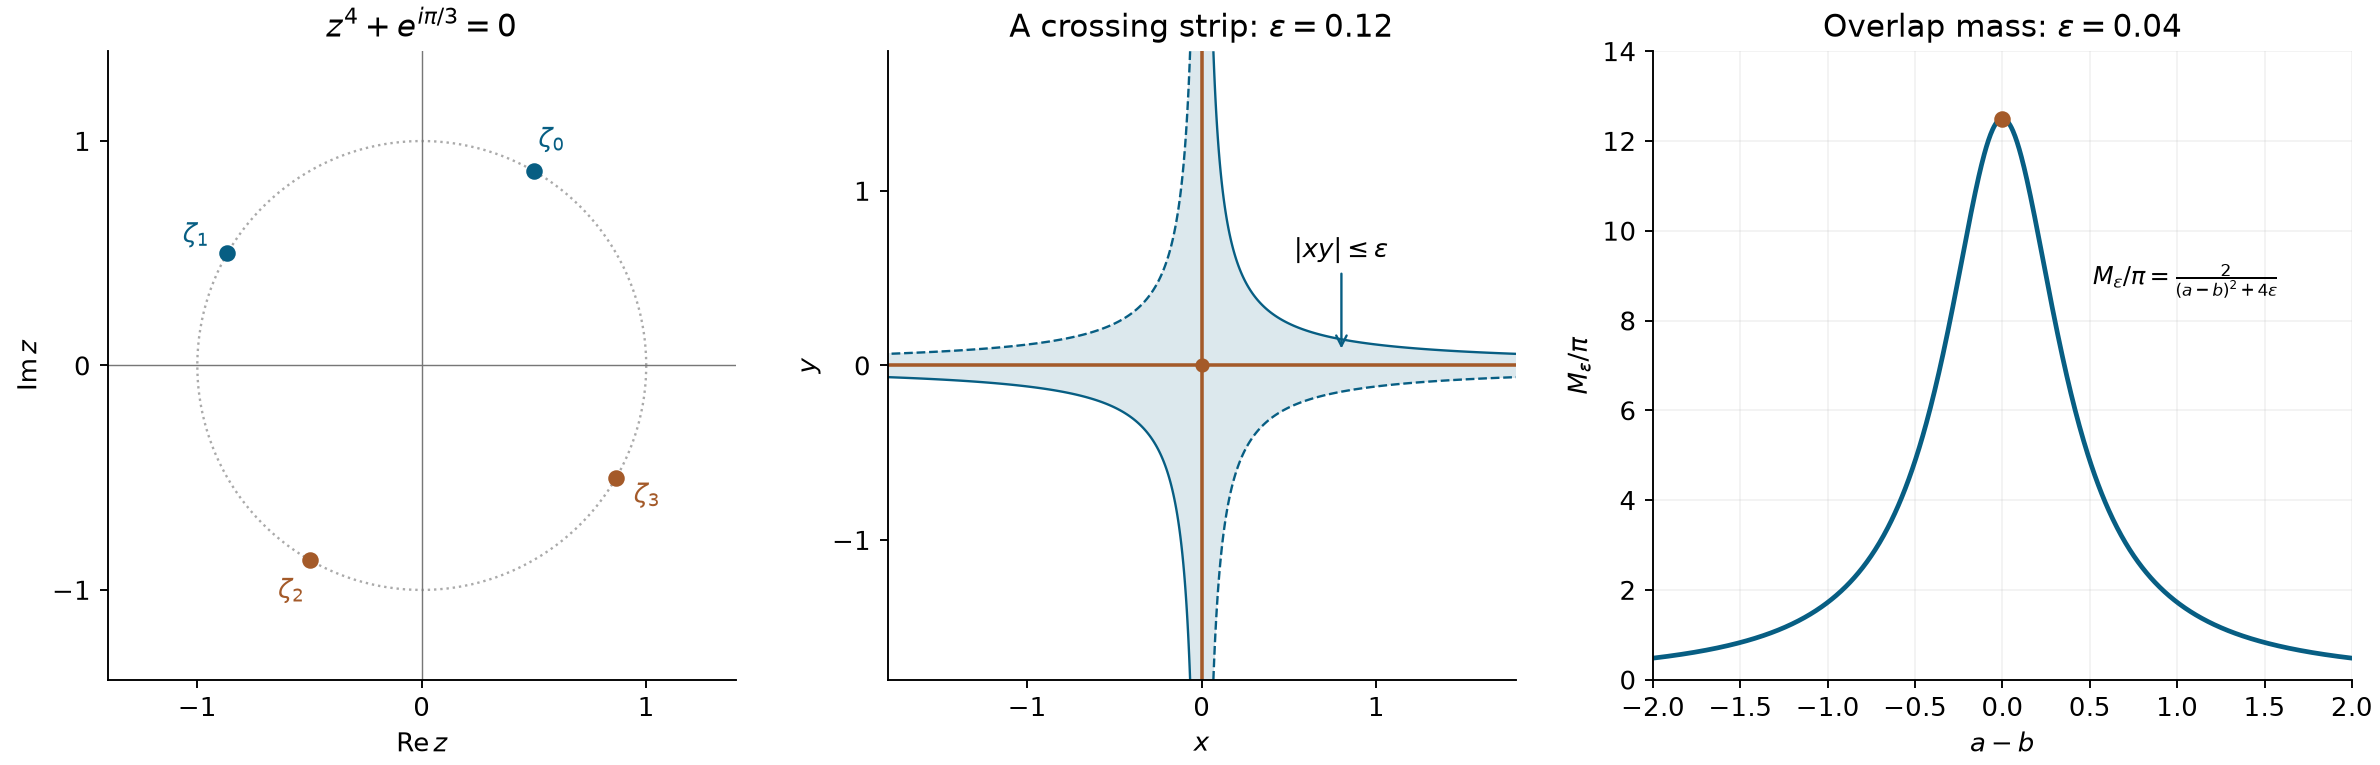

The Python source for this figure:
"""Quartic roots, a crossing strip and exact overlap mass. Original, CC0."""
from pathlib import Path
import numpy as np
import matplotlib
matplotlib.use("Agg")
import matplotlib.pyplot as plt
plt.rcParams.update({"font.size":11,"axes.spines.top":False,"axes.spines.right":False})
out=Path(__file__).resolve().parent
fig,axs=plt.subplots(1,3,figsize=(14,4.5),layout="constrained")
theta=np.linspace(0,2*np.pi,501)
axs[0].plot(np.cos(theta),np.sin(theta),color="#aaaaaa",lw=1,ls=":")
roots=np.exp(1j*(np.pi/12+np.pi/4+np.arange(4)*np.pi/2))
for j,z in enumerate(roots):
    color="#075e83" if z.imag>0 else "#a45a29"
    axs[0].plot(z.real,z.imag,"o",color=color)
    axs[0].text(1.16*z.real,1.16*z.imag,rf"$\zeta_{j}$",color=color,ha="center",va="center")
axs[0].axhline(0,lw=.6,color="#777777");axs[0].axvline(0,lw=.6,color="#777777")
axs[0].set(xlim=(-1.4,1.4),ylim=(-1.4,1.4),xlabel=r"$\operatorname{Re}z$",ylabel=r"$\operatorname{Im}z$",title=r"$z^4+e^{i\pi/3}=0$")
axs[0].set_aspect("equal");axs[0].set_xticks([-1,0,1]);axs[0].set_yticks([-1,0,1])
eps=.12;x=np.linspace(-1.8,1.8,801);xx,yy=np.meshgrid(x,x)
axs[1].contourf(xx,yy,np.abs(xx*yy),levels=[0,eps],colors=["#dce8ed"])
axs[1].contour(xx,yy,xx*yy,levels=[-eps,eps],colors=["#075e83"],linewidths=1)
axs[1].axhline(0,color="#a45a29",lw=1.5);axs[1].axvline(0,color="#a45a29",lw=1.5)
axs[1].plot(0,0,"o",color="#a45a29",ms=5)
axs[1].annotate(r"$|xy|\leq\varepsilon$",xy=(.8,.07),xytext=(.8,.62),ha="center",arrowprops={"arrowstyle":"->","color":"#075e83"})
axs[1].set(xlim=(-1.8,1.8),ylim=(-1.8,1.8),xlabel="$x$",ylabel="$y$",title=r"A crossing strip: $\varepsilon=0.12$")
axs[1].set_aspect("equal");axs[1].set_xticks([-1,0,1]);axs[1].set_yticks([-1,0,1])
eps=.04;d=np.linspace(-2,2,1001)
axs[2].plot(d,2/(d*d+4*eps),lw=2,color="#075e83")
axs[2].plot([0],[1/(2*eps)],"o",color="#a45a29")
axs[2].text(1.05,8.8,r"$M_\varepsilon/\pi=\frac{2}{(a-b)^2+4\varepsilon}$",fontsize=10,ha="center")
axs[2].set(xlim=(-2,2),ylim=(0,14),xlabel="$a-b$",ylabel=r"$M_\varepsilon/\pi$",title=r"Overlap mass: $\varepsilon=0.04$")
axs[2].grid(alpha=.15)
for ext in ("png","svg"):
    p=out/f"crossings-roots-and-overlap.{ext}"
    fig.savefig(p,dpi=170,metadata={"Date":None} if ext=="svg" else {})
    if ext=="svg":p.write_text("\n".join(x.rstrip() for x in p.read_text(encoding="utf-8").splitlines())+"\n",encoding="utf-8")
plt.close(fig)
